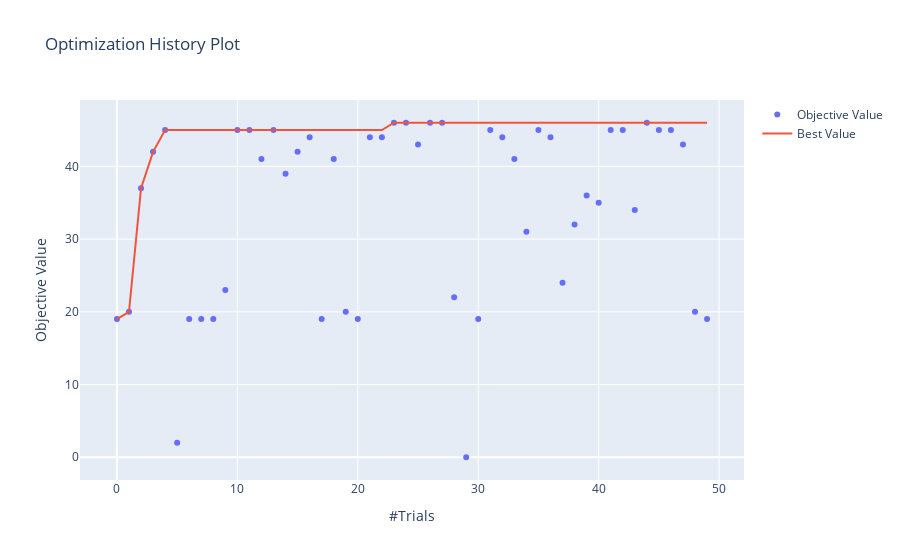

The notebook cell this image was saved under:
### Code cell
optuna.visualization.plot_optimization_history(study)

### Figure 1 — Plotly figure (JSON) as saved in the notebook; plotly's stock layout.template omitted (floating-point values rounded to 4 significant figures)
{"data": [{"mode": "markers", "name": "Objective Value", "type": "scatter", "x": [0, 1, 2, 3, 4, 5, 6, 7, 8, 9, 10, 11, 12, 13, 14, 15, 16, 17, 18, 19, 20, 21, 22, 23, 24, 25, 26, 27, 28, 29, 30, 31, 32, 33, 34, 35, 36, 37, 38, 39, 40, 41, 42, 43, 44, 45, 46, 47, 48, 49], "y": [19, 20, 37, 42, 45, 2, 19, 19, 19, 23, 45, 45, 41, 45, 39, 42, 44, 19, 41, 20, 19, 44, 44, 46, 46, 43, 46, 46, 22, 0, 19, 45, 44, 41, 31, 45, 44, 24, 32, 36, 35, 45, 45, 34, 46, 45, 45, 43, 20, 19]}, {"name": "Best Value", "type": "scatter", "x": [0, 1, 2, 3, 4, 5, 6, 7, 8, 9, 10, 11, 12, 13, 14, 15, 16, 17, 18, 19, 20, 21, 22, 23, 24, 25, 26, 27, 28, 29, 30, 31, 32, 33, 34, 35, 36, 37, 38, 39, 40, 41, 42, 43, 44, 45, 46, 47, 48, 49], "y": [19, 20, 37, 42, 45, 45, 45, 45, 45, 45, 45, 45, 45, 45, 45, 45, 45, 45, 45, 45, 45, 45, 45, 46, 46, 46, 46, 46, 46, 46, 46, 46, 46, 46, 46, 46, 46, 46, 46, 46, 46, 46, 46, 46, 46, 46, 46, 46, 46, 46]}], "layout": {"title": {"text": "Optimization History Plot"}, "xaxis": {"title": {"text": "#Trials"}}, "yaxis": {"title": {"text": "Objective Value"}}}}
